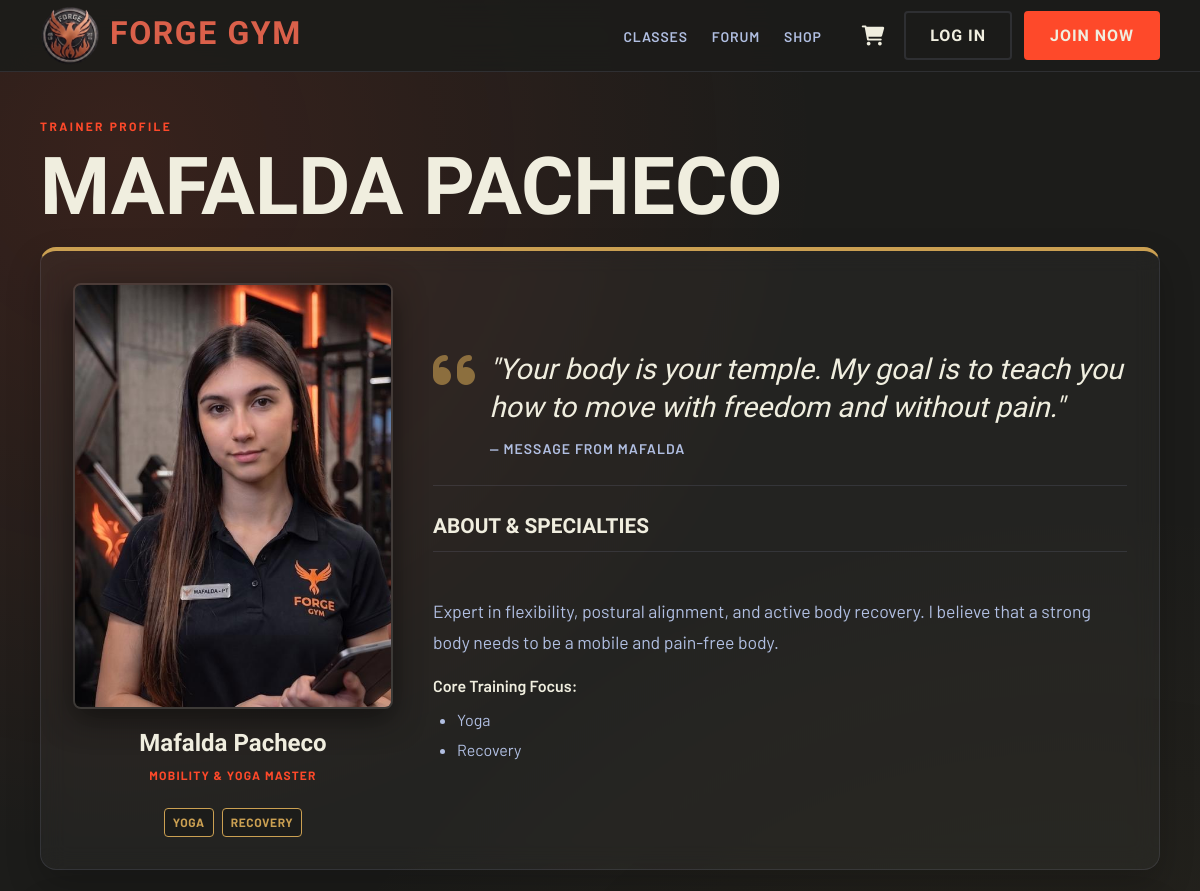
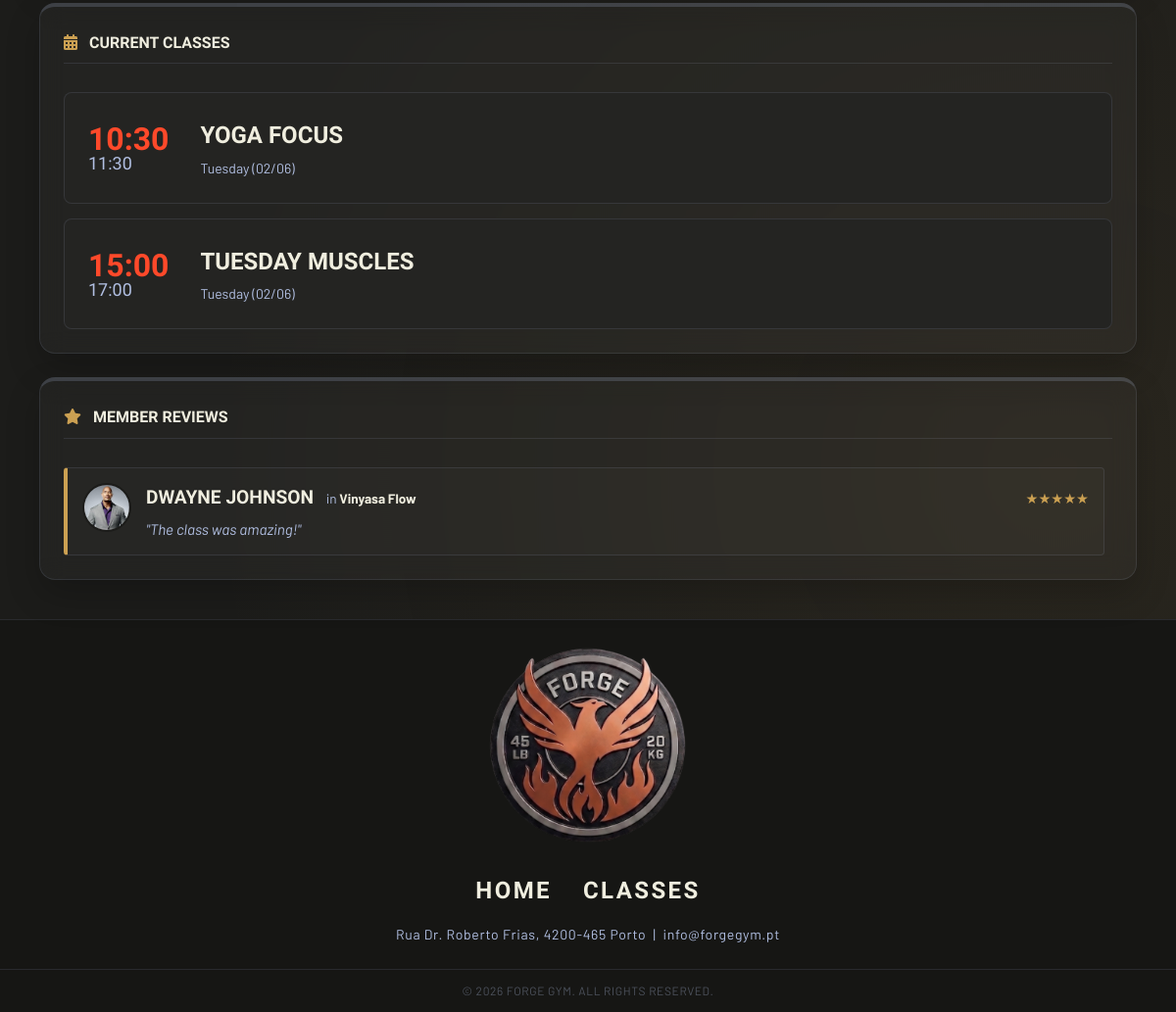
Screenshot of /pages/trainer.php?id=3 with the database file from the repository (2 pictures, top to bottom).
### tables this page shows
CREATE TABLE trainers (
    id              INTEGER PRIMARY KEY AUTOINCREMENT,
    name            TEXT NOT NULL,
    role            TEXT,
    bio             TEXT,
    specializations TEXT,
    quote           TEXT,
    image_path      TEXT
);

CREATE TABLE classes (
    id          INTEGER PRIMARY KEY AUTOINCREMENT,
    name        TEXT NOT NULL,
    type        TEXT NOT NULL,
    trainer_id  INTEGER,
    class_date  TEXT NOT NULL,
    day_of_week TEXT,
    start_time  TEXT,
    end_time    TEXT,
    capacity    INTEGER,
    FOREIGN KEY (trainer_id) REFERENCES trainers(id)
);

CREATE TABLE reviews (
    id INTEGER PRIMARY KEY AUTOINCREMENT,
    user_id INTEGER NOT NULL,
    class_id INTEGER NOT NULL,
    rating INTEGER CHECK(rating >= 1 AND rating <= 5),
    comment TEXT,
    created_at TEXT DEFAULT CURRENT_TIMESTAMP,
    FOREIGN KEY (user_id) REFERENCES users(id),
    FOREIGN KEY (class_id) REFERENCES classes(id),
    UNIQUE(user_id, class_id) 
);

CREATE TABLE users (
    id INTEGER PRIMARY KEY AUTOINCREMENT,
    name TEXT NOT NULL,
    username TEXT UNIQUE NOT NULL,
    email TEXT UNIQUE NOT NULL,
    password TEXT NOT NULL, 
    profile_photo TEXT DEFAULT 'images/profiles/default.png',
    role TEXT DEFAULT 'user', -- Pode ser 'admin', 'trainer', ou 'user'
    plan TEXT DEFAULT 'none', -- O plano de treino do utilizador (ex: Basic, Premium, none)
    trainer_id INTEGER DEFAULT NULL, -- Se for um 'trainer', guarda o ID correspondente da tabela trainers
    FOREIGN KEY (trainer_id) REFERENCES trainers(id)
);

### pages/trainer.php (the view, shortened to what this page needs)
<?php
try {
    $pdo = new PDO('sqlite:' . DB_PATH);
    $pdo->setAttribute(PDO::ATTR_ERRMODE, PDO::ERRMODE_EXCEPTION);
} catch (PDOException $e) {
    die("Database connection failed.");
}
$trainer_id = isset($_GET['id']) ? (int)$_GET['id'] : 1;
$isOwnProfile = isset($_SESSION['user_id']) && isset($_SESSION['role']) && (
    ($_SESSION['role'] === 'trainer' && isset($_SESSION['trainer_id']) && $_SESSION['trainer_id'] == $trainer_id) ||
    ($_SESSION['role'] === 'admin')
);
$stmt = $pdo->prepare("SELECT * FROM trainers WHERE id = ?");
$stmt->execute([$trainer_id]);
$trainer = $stmt->fetch(PDO::FETCH_ASSOC);
$currentDate = date('Y-m-d');
$currentTime = date('H:i');
$stmtClasses = $pdo->prepare("
    SELECT * FROM classes
    WHERE trainer_id = ?
    AND (class_date > ? OR (class_date = ? AND end_time > ?))
    ORDER BY class_date ASC, start_time ASC
");
$stmtClasses->execute([$trainer_id, $currentDate, $currentDate, $currentTime]);
$classes = $stmtClasses->fetchAll(PDO::FETCH_ASSOC);
$stmtReviews = $pdo->prepare("
    SELECT r.rating, r.comment, r.created_at, u.name as user_name, u.profile_photo, c.name as class_name
    FROM reviews r
    JOIN classes c ON r.class_id = c.id
    JOIN users u ON r.user_id = u.id
    WHERE c.trainer_id = ?
    ORDER BY r.created_at DESC
");
$stmtReviews->execute([$trainer_id]);
$reviews = $stmtReviews->fetchAll(PDO::FETCH_ASSOC);
$specializations = explode(',', $trainer['specializations']);
?>
<!DOCTYPE html>
<html lang="en">
<head>
  <link rel="stylesheet" href="../css/style.css" />
  <link rel="stylesheet" href="https://cdnjs.cloudflare.com/ajax/libs/font-awesome/6.0.0/css/all.min.css">
</head>
<body>
  <header class="header">
    <div class="container header__inner">
      <a href="../index.php" class="logo" aria-label="FORGE GYM homepage">
        <img src="../images/logo.png" alt="FORGE GYM" class="logo__img" />
        <span class="logo__text">FORGE GYM</span>
      </a>
      <nav class="nav" id="main-nav" aria-label="Primary navigation">
        <ul class="nav__list">
          <li><a href="plan.php" class="nav__link">Classes</a></li>
          <li><a href="forum.php" class="nav__link">Forum</a></li>
          <li><a href="shop.php" class="nav__link">Shop</a></li>
        </ul>
        <div class="nav__actions">
          <a href="shop.php?open_cart=1" class="nav__cart-btn" aria-label="Ir para o carrinho">
            <i class="fas fa-shopping-cart"></i>
          </a>
          <?php if (isset($_SESSION['user_id'])): ?>
            <a href="profile.php" class="btn btn--ghost">Profile</a>
            <a href="logout.php" class="btn btn--primary">Log out</a>
          <?php else: ?>
            <a href="login.php" class="btn btn--ghost">Log in</a>
            <a href="register.php" class="btn btn--primary">Join now</a>
          <?php endif; ?>
        </div>
      </nav>
    </div>
  </header>
  <main class="profile-page page-spacing">
    <div class="container">
      <header class="page-header" style="margin-bottom: var(--sp-6);">
        <p class="eyebrow">Trainer Profile</p>
        <h1 class="page-title"><?php echo strtoupper(htmlspecialchars($trainer['name'])); ?></h1>
      </header>
      <div style="display: flex; flex-direction: column; gap: var(--sp-6);">
        <section class="info-card" style="border-top-color: var(--color-gold); padding: var(--sp-8);">
          <div style="display: flex; flex-direction: row; flex-wrap: wrap; gap: var(--sp-10); align-items: stretch;">
            <div style="flex: 0 0 320px; max-width: 320px; display: flex; flex-direction: column; align-items: center; text-align: center;">
              <div style="width: 100%; aspect-ratio: 3/4; border-radius: var(--radius-md); overflow: hidden; margin-bottom: var(--sp-4); border: 2px solid rgba(255,255,255,0.1); box-shadow: 0 10px 30px rgba(0,0,0,0.5);">
                <img src="../<?php echo htmlspecialchars($trainer['image_path']); ?>" alt="<?php echo htmlspecialchars($trainer['name']); ?>" style="width: 100%; height: 100%; object-fit: cover;">
              </div>
              <h2 class="profile-name" style="margin-bottom: 4px; font-size: var(--text-2xl);"><?php echo htmlspecialchars($trainer['name']); ?></h2>
              <p style="color: var(--color-accent); font-weight: 700; text-transform: uppercase; font-size: var(--text-xs); letter-spacing: 0.1em; margin-bottom: var(--sp-4);">
                <?php echo htmlspecialchars($trainer['role']); ?>
              </p>
              <div class="trainer-tags" style="justify-content: center; display: flex; flex-wrap: wrap; gap: 8px;">
                <?php foreach ($specializations as $spec): ?>
                  <span class="badge badge--dark"><?php echo htmlspecialchars(trim($spec)); ?></span>
                <?php endforeach; ?>
              </div>
            </div>
            <div style="flex: 1; min-width: 300px; display: flex; flex-direction: column; justify-content: center;">
              <?php if ($isOwnProfile): ?>
                <form action="../api/update_trainer.php" method="POST" style="width: 100%;">
                    <input type="hidden" name="trainer_id" value="<?php echo $trainer_id; ?>">
                    <input type="hidden" name="csrf_token" value="<?php echo $_SESSION['csrf_token']; ?>">
                    <div style="display: flex; gap: var(--sp-4); align-items: flex-start;">
                        <i class="fas fa-quote-left" style="color: var(--color-gold); font-size: 3rem; opacity: 0.6; margin-top: -5px;"></i>
                        <div style="width: 100%;">
                            <p style="font-size: 0.85rem; color: var(--color-gold); margin-bottom: 5px; text-transform: uppercase;">Edit Motivational Quote:</p>
                            <textarea name="quote" style="width: 100%; background: rgba(255,255,255,0.03); border: 1px solid var(--color-gold); color: var(--color-text); font-family: var(--font-display); font-size: 1.5rem; font-style: italic; padding: 10px; border-radius: 4px;"><?php echo htmlspecialchars($trainer['quote']); ?></textarea>
                        </div>
                    </div>
                    <hr style="border: 0; border-top: 1px solid var(--color-border); width: 100%; margin: var(--sp-6) 0;">
                    <div>
                        <h3 style="margin-bottom: var(--sp-3); font-size: 1.3rem; text-transform: uppercase; color: var(--color-text);">Edit About & Specialties</h3>
                        <textarea name="bio" style="width: 100%; height: 120px; background: rgba(255,255,255,0.03); border: 1px solid var(--color-gold); color: var(--color-text-muted); padding: 10px; border-radius: 4px;"><?php echo htmlspecialchars($trainer['bio']); ?></textarea>
                        <div style="margin-top: var(--sp-4);">
                            <p style="color: var(--color-text); font-weight: 600; margin-bottom: var(--sp-2);">Core Training Focus (separar por vírgulas):</p>
                            <input type="text" name="specializations" value="<?php echo htmlspecialchars($trainer['specializations']); ?>" style="width: 100%; background: rgba(255,255,255,0.03); border: 1px solid var(--color-gold); color: var(--color-text-muted); padding: 10px; border-radius: 4px;">
                        </div>
                    </div>
                    <button type="submit" class="btn btn--primary" style="margin-top: 25px; width: 100%; cursor: pointer; background: var(--color-gold); border-color: var(--color-gold);">
                        <i class="fas fa-save"></i> Save Profile Changes
                    </button>
                </form>
              <?php else: ?>
                <div style="display: flex; gap: var(--sp-4); align-items: flex-start;">
                  <i class="fas fa-quote-left" style="color: var(--color-gold); font-size: 3rem; opacity: 0.6; margin-top: -5px;"></i>
                  <div>
                    <p style="font-family: var(--font-display); font-size: 1.8rem; line-height: 1.3; color: var(--color-text); font-style: italic;">
                      <?php echo htmlspecialchars($trainer['quote']); ?>
                    </p>
                    <p style="color: var(--color-text-muted); margin-top: var(--sp-3); font-size: var(--text-sm); font-weight: 600; text-transform: uppercase; letter-spacing: 1px;">
                      — Message from <?php echo htmlspecialchars(explode(' ', trim($trainer['name']))[0]); ?>
                    </p>
                  </div>
                </div>
                <hr style="border: 0; border-top: 1px solid var(--color-border); width: 100%; margin: var(--sp-6) 0;">
                <div>
                  <h3 style="margin-bottom: var(--sp-3); font-size: 1.3rem; text-transform: uppercase; color: var(--color-text);">
                     About & Specialties
                  </h3>
                  <p style="color: var(--color-text-muted); font-size: 1.1rem; line-height: 1.8; white-space: pre-line;">
                    <?php echo htmlspecialchars($trainer['bio']); ?>
                  </p>
                  <div style="margin-top: var(--sp-4);">
                    <p style="color: var(--color-text); font-weight: 600; margin-bottom: var(--sp-2);">Core Training Focus:</p>
                    <ul style="color: var(--color-text-muted); padding-left: 1.5rem; list-style-type: disc;">
                      <?php foreach ($specializations as $spec): ?>
                        <li style="margin-bottom: 5px;"><?php echo htmlspecialchars(trim($spec)); ?></li>
                      <?php endforeach; ?>
                    </ul>
                  </div>
                </div>
              <?php endif; ?>
            </div>
          </div>
        </section>
        <section class="info-card">
          <h3><i class="fas fa-calendar-alt" style="color: var(--color-gold); margin-right: 8px;"></i> Current Classes</h3>
          <div class="u-margin-top-md">
            <?php if (count($classes) > 0): ?>
              <div class="schedule-grid">
                <?php foreach ($classes as $class): ?>
                  <article class="class-card">
                    <div class="class-card__time">
                      <span class="time-start"><?php echo htmlspecialchars($class['start_time'] ?? '--:--'); ?></span>
                      <span class="time-end"><?php echo htmlspecialchars($class['end_time'] ?? '--:--'); ?></span>
                    </div>
                    <div class="class-card__info">
                      <h2 class="class-title"><?php echo htmlspecialchars($class['name']); ?></h2>
                      <p class="class-trainer"><?php echo htmlspecialchars($class['day_of_week']); ?> (<?php echo date('d/m', strtotime($class['class_date'])); ?>)</p>
                    </div>
                  </article>
                <?php endforeach; ?>
              </div>
            <?php else: ?>
              <div style="background: rgba(255,255,255,0.02); padding: var(--sp-6); border-radius: var(--radius-sm); text-align: center; border: 1px dashed var(--color-border);">
                <p class="text-muted">This trainer doesn't have any classes assigned right now.</p>
              </div>
            <?php endif; ?>
          </div>
        </section>
        <section class="info-card">
          <h3><i class="fas fa-star" style="color: var(--color-gold); margin-right: 8px;"></i> Member Reviews</h3>
          <div class="u-margin-top-md">
            <?php if (count($reviews) > 0): ?>
              <div class="profile-scrollbar" style="display: flex; flex-direction: column; gap: var(--sp-4); max-height: 240px; overflow-y: auto; padding-right: 8px;">
                <?php foreach ($reviews as $review):
                    $photoPath = $review['profile_photo'];
                    if ($photoPath === 'images/profiles/default.png' || !file_exists(__DIR__ . '/../' . $photoPath)) {
                        $avatar_url = "https://ui-avatars.com/api/?name=" . urlencode($review['user_name']) . "&background=CBA052&color=fff&size=100&bold=true";
                    } else {
                        $avatar_url = '../' . $photoPath;
                    }
                ?>
                  <div style="background: rgba(255,255,255,0.02); border: 1px solid var(--color-border); border-left: 4px solid var(--color-gold); padding: 15px; border-radius: var(--radius-sm); display: flex; gap: 15px; align-items: flex-start;">
                    <img src="<?php echo htmlspecialchars($avatar_url); ?>" alt="<?php echo htmlspecialchars($review['user_name']); ?>" style="width: 50px; height: 50px; border-radius: 50%; object-fit: cover; border: 2px solid var(--color-bg);">
                    <div style="flex: 1;">
                        <div style="display: flex; justify-content: space-between; align-items: baseline; margin-bottom: 5px;">
                            <h4 style="font-family: var(--font-display); font-size: 1.2rem; color: var(--color-text); text-transform: uppercase; margin: 0;">
                                <?php echo htmlspecialchars($review['user_name']); ?>
                                <span style="font-size: 0.85rem; color: var(--color-text-muted); font-family: var(--font-body); text-transform: none; margin-left: 8px; font-weight: normal;">
                                    in <strong style="color: var(--color-text);"><?php echo htmlspecialchars($review['class_name']); ?></strong>
                                </span>
                            </h4>
                            <span style="color: var(--color-gold); font-size: 0.9rem;">
                                <?php echo str_repeat('★', $review['rating']) . str_repeat('☆', 5 - $review['rating']); ?>
                            </span>
                        </div>
                        <p style="color: var(--color-text-muted); font-size: 0.95rem; font-style: italic; line-height: 1.5; margin: 0;">
                            "<?php echo htmlspecialchars($review['comment']); ?>"
                        </p>
                    </div>
                  </div>
                <?php endforeach; ?>
              </div>
            <?php else: ?>
              <div style="background: rgba(255,255,255,0.02); padding: var(--sp-6); border-radius: var(--radius-sm); text-align: center; border: 1px dashed var(--color-border);">
                <p class="text-muted">No reviews yet for this trainer's classes.</p>
              </div>
            <?php endif; ?>
          </div>
        </section>
      </div>
    </div>
  </main>
  <footer class="footer">
    <div class="container footer__inner">
      <a href="../index.php" class="logo footer__logo" aria-label="FORGE GYM homepage">
        <img src="../images/logo.png" alt="FORGE GYM" class="logo__img" />
      </a>
      <ul class="footer__nav">
        <li><a href="../index.php">Home</a></li>
        <li><a href="plan.php">Classes</a></li>
      </ul>
      <p class="footer__address">Rua Dr. Roberto Frias, 4200-465 Porto &nbsp;|&nbsp; info@forgegym.pt</p>
    </div>
    <div class="footer__bottom">
      <p>&copy; 2026 FORGE GYM. All rights reserved.</p>
    </div>
  </footer>
</body>
</html>

### rows the page displays
trainers: name "MAFALDA PACHECO", image_path (picture), name "Mafalda Pacheco", role "MOBILITY & YOGA MASTER", specializations "YOGA", specializations "RECOVERY", quote "\"Your body is your temple. My goal is to teach you how to move with freedom and without pain.\"", name "MAFALDA", bio "Expert in flexibility, postural alignment, and active body recovery. I believe that a strong body needs to be a mobile and pain-free body.", specializations "Yoga", specializations "Recovery"
classes: start_time "10:30", end_time "11:30", name "YOGA FOCUS", day_of_week "Tuesday", class_date "02/06"
classes: start_time "15:00", end_time "17:00", name "TUESDAY MUSCLES", day_of_week "Tuesday", class_date "02/06"
reviews: user.profile_photo (picture), user.name "DWAYNE JOHNSON", class.name "Vinyasa Flow", rating "★★★★★", comment "The class was amazing!"
